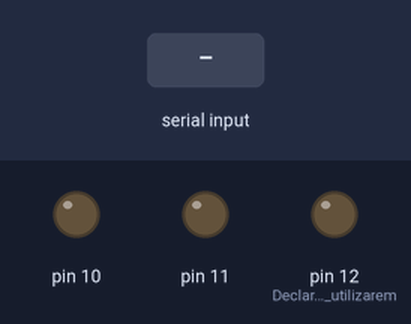
Recording of a sketch running on a simulated Arduino Uno, built with avr-gcc and run on an emulated ATmega328P. On the bench: output pins drawn as LEDs (lit = HIGH). The inputs (shaded band) are chosen by the test bench.

Above: at 1.2 s.
1.3 s: "1" received over Serial
At 2.5 s:
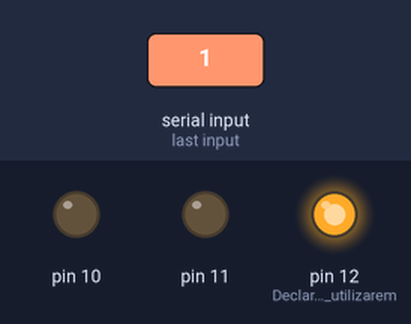
2.8 s: "2" received over Serial
At 3.8 s:
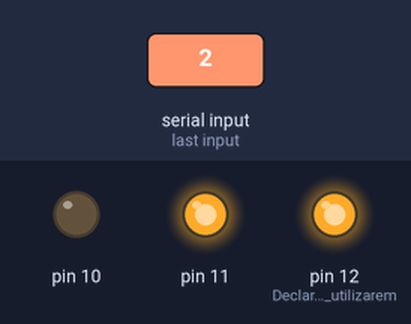
4.3 s: "3" received over Serial
At 5.0 s:
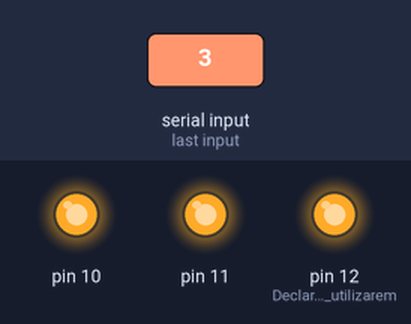
5.8 s: "0" received over Serial
At 6.1 s:
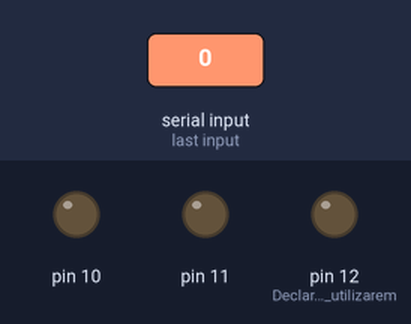
7.3 s: "2" received over Serial
At 8.5 s:
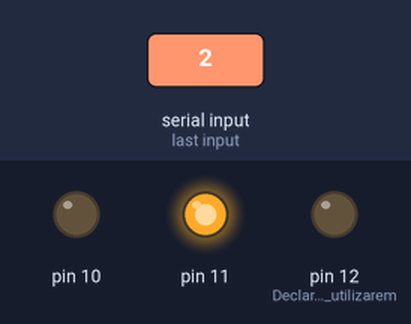
8.8 s: "3" received over Serial
At 9.6 s:
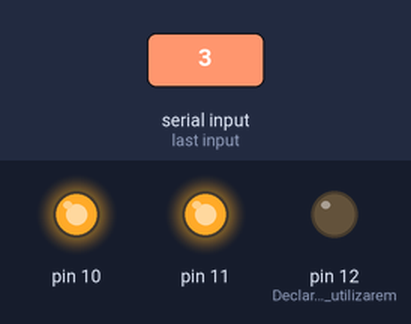
Timing chart, 0 to 11.3 s (numbered marks = the images above; inputs shaded):
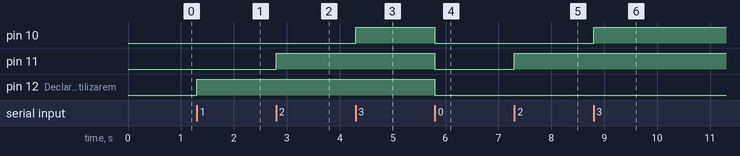

Measured:
- after the input at 1.3 s, pin 12 (Declaramos_que_utilizarem): LOW → HIGH at once
- after the input at 2.8 s, pin 11: LOW → HIGH at once
- after the input at 4.3 s, pin 10: LOW → HIGH at once
- after the input at 5.8 s, pin 10, pin 11, pin 12 (Declaramos_que_utilizarem): HIGH → LOW at once
- after the input at 7.3 s, pin 11: LOW → HIGH at once
- after the input at 8.8 s, pin 10: LOW → HIGH at once

The sketch:

Prender_leds_en_paralelo.ino
```cpp
int input;

void setup(){

  pinMode(12, OUTPUT); // Declaramos que utilizaremos el pin 13 como salida
  pinMode(11, OUTPUT);
  pinMode(10, OUTPUT);

  Serial.begin(9600);
}

void loop(){
  if (Serial.available()>0){

    input=Serial.read();

    if (input=='1'){

      digitalWrite(12, HIGH); //Si el valor de input es 1, se enciende el led

    }

    else if (input=='2')

    {

      digitalWrite(11, HIGH); //Si el valor de input es diferente de 1, se apaga el LED

    }

    else if (input=='3'){

      digitalWrite(10,HIGH);
    }

    else{
      digitalWrite(12,LOW);
      digitalWrite(11,LOW);
      digitalWrite(10,LOW);
    }


  }
}
```
